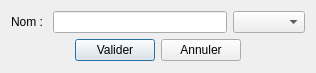
<?xml version="1.0" encoding="UTF-8"?>
<ui version="4.0">
 <class>UpdateTeacherDialog</class>
 <widget class="QDialog" name="UpdateTeacherDialog">
  <property name="windowModality">
   <enum>Qt::WindowModal</enum>
  </property>
  <property name="geometry">
   <rect>
    <x>0</x>
    <y>0</y>
    <width>316</width>
    <height>73</height>
   </rect>
  </property>
  <property name="windowTitle">
   <string>Modification d'un enseignant</string>
  </property>
  <layout class="QVBoxLayout" name="verticalLayout">
   <item>
    <layout class="QHBoxLayout" name="horizontalLayout">
     <item>
      <widget class="QLabel" name="label">
       <property name="text">
        <string>Nom : </string>
       </property>
      </widget>
     </item>
     <item>
      <widget class="QLineEdit" name="lineEdit_name"/>
     </item>
     <item>
      <widget class="QComboBox" name="comboBox_subjects"/>
     </item>
    </layout>
   </item>
   <item>
    <layout class="QHBoxLayout" name="horizontalLayout_2">
     <item>
      <spacer name="horizontalSpacer">
       <property name="orientation">
        <enum>Qt::Horizontal</enum>
       </property>
       <property name="sizeHint" stdset="0">
        <size>
         <width>40</width>
         <height>20</height>
        </size>
       </property>
      </spacer>
     </item>
     <item>
      <widget class="QPushButton" name="pushButton_update">
       <property name="text">
        <string>Valider</string>
       </property>
      </widget>
     </item>
     <item>
      <widget class="QPushButton" name="pushButton_close">
       <property name="text">
        <string>Annuler</string>
       </property>
      </widget>
     </item>
     <item>
      <spacer name="horizontalSpacer_2">
       <property name="orientation">
        <enum>Qt::Horizontal</enum>
       </property>
       <property name="sizeHint" stdset="0">
        <size>
         <width>40</width>
         <height>20</height>
        </size>
       </property>
      </spacer>
     </item>
    </layout>
   </item>
  </layout>
 </widget>
 <resources/>
 <connections>
  <connection>
   <sender>pushButton_close</sender>
   <signal>clicked()</signal>
   <receiver>UpdateTeacherDialog</receiver>
   <slot>reject()</slot>
   <hints>
    <hint type="sourcelabel">
     <x>211</x>
     <y>82</y>
    </hint>
    <hint type="destinationlabel">
     <x>276</x>
     <y>75</y>
    </hint>
   </hints>
  </connection>
 </connections>
</ui>
